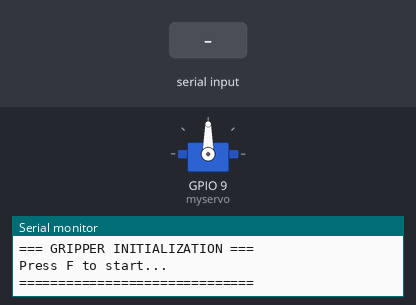
Recording of a sketch running on a simulated ESP32. Parts: servo, the last lines printed to the serial monitor. The inputs (shaded band) are chosen by the test bench.

Above: at 0.8 s.
0.9 s: "90 45\n" received over Serial
2.4 s: "S90\n" received over Serial
At 2.56 s:
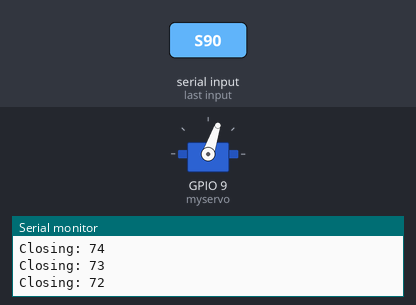
At 3.16 s:
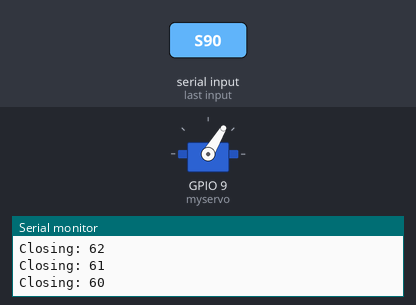
5.4 s: "w" received over Serial
At 5.57 s:
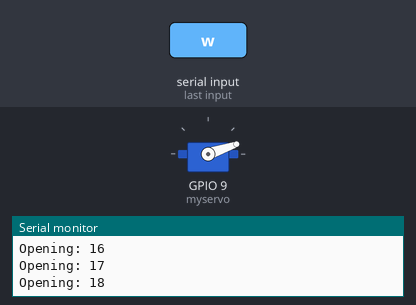
Timing chart, 0 to 9.9 s (numbered marks = the images above; inputs shaded):
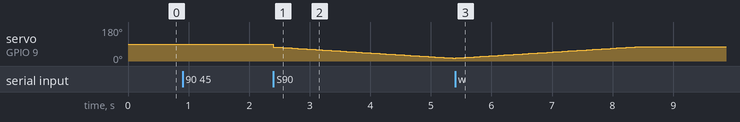

The sketch:

servo.ino
```cpp
#include <PWMServo.h>

PWMServo myservo;  // create servo object to control a servo

int pos = 0;
int open = 75;
// int closed = 0; // 10g
// int closed = 1; // 20g
int closed = 12; // 100g
// int closed = 20; // 200g
// int closed = 30; // 500g
int moveRes = 1;
int currentState = 1; // 0 = closed, 1 = open (starting open)
int waitTime = 50; // ms
bool isMoving = false;


void setup() {
  Serial.begin(115200);  // Match ROS2 system baud rate
  myservo.attach(9);
  pos = open;  // Assume servo is at open position

  // Wait for user to press Enter or Space
  Serial.println("=== GRIPPER INITIALIZATION ===");
  Serial.println("Press F to start...");
  Serial.println("==============================\n");

  bool started = false;
  while (!started) {
    if (Serial.available() > 0) {
      char input = Serial.read();
      if (input == 'F' || input == 'f' || input == ' ') {
        started = true;
        Serial.println("Starting gripper system...");
        Serial.println("Moving to open position...\n");
      }
    }
  }

  // Smoothly move from closed position to open position
  while (pos < open) {
    pos += moveRes;
    if (pos > open) pos = open;
    myservo.write(pos);
    delay(waitTime);
    Serial.printf("Initializing: %d\n", pos);
  }

  Serial.println("Initialization complete!\n");
  delay(500);

  // Print controls
  Serial.println("=== GRIPPER CONTROLS ===");
  Serial.println("Send 'W' to OPEN gripper");
  Serial.println("Send 'S' to CLOSE gripper");
  Serial.println("Send 'E <weight>' to set grip angle (e.g. 'E 100', 'E 200', 'E 500')");
  Serial.println("========================\n");
}

void loop() {
  // Check for user input
  if (Serial.available() > 0) {
    char input = Serial.read();

    if (input == 'W' && currentState != 1) {
      openGripper();
      currentState = 1;
    }
    else if (input == 'S' && currentState != 0) {
      closeGripper();
      currentState = 0;
    }
    else if (input == 'E') {
      // New protocol: "E 100", "E 200", or "E 500" as single command
      // Wait briefly for the space and number
      delay(10);
      if (Serial.available() > 0 && Serial.read() == ' ') {
        int weight = Serial.parseInt();
        setWeightTarget(weight);
      }
    }
  }
}

void setWeightTarget(int weight) {
  // Map weight to closed position
  bool validWeight = true;
  int newClosed;

  switch (weight) {
    case 100:
      newClosed = 12;
      break;
    case 200:
      newClosed = 20;
      break;
    case 500:
      newClosed = 30;
      break;
    default:
      validWeight = false;
      break;
  }

  if (validWeight) {
    closed = newClosed;
    Serial.printf("Grip angle set for %dg (closed position = %d)\n", weight, closed);
  } else {
    Serial.printf("ERROR: Invalid weight %d! Must be 100, 200, or 500\n", weight);
  }
}

void openGripper() {
  isMoving = true;
  Serial.println("Opening gripper...");

  // Move from CURRENT position toward open
  while (pos < open) {
    // Check for state change command during movement
    if (Serial.available() > 0) {
      char input = Serial.read();
      if (input == 's') {
        Serial.println("Interrupted! Reversing to close...");
        closeGripper();
        currentState = 0;
        isMoving = false;
        return;
      }
    }

    pos += moveRes;
    if (pos > open) pos = open;  // Don't overshoot
    myservo.write(pos);
    delay(waitTime);
    Serial.printf("Opening: %d\n", pos);
  }

  Serial.println("Gripper fully opened!\n");
  isMoving = false;
}

void closeGripper() {
  isMoving = true;
  Serial.println("Closing gripper...");

  // Move from CURRENT position toward closed
  while (pos > closed) {
    // Check for state change command during movement
    if (Serial.available() > 0) {
      char input = Serial.read();
      if (input == 'w') {
        Serial.println("Interrupted! Reversing to open...");
        openGripper();
        currentState = 1;
        isMoving = false;
        return;
      }
    }

    pos -= moveRes;
    if (pos < closed) pos = closed;  // Don't overshoot
    myservo.write(pos);
    delay(waitTime);
    Serial.printf("Closing: %d\n", pos);
  }

  Serial.println("Gripper fully closed!\n");
  isMoving = false;
}
```

Measured:
- after the input at 2.4 s, servo on GPIO 9 (myservo): moves from 90° to 15° over 3.0 s, starting at once
